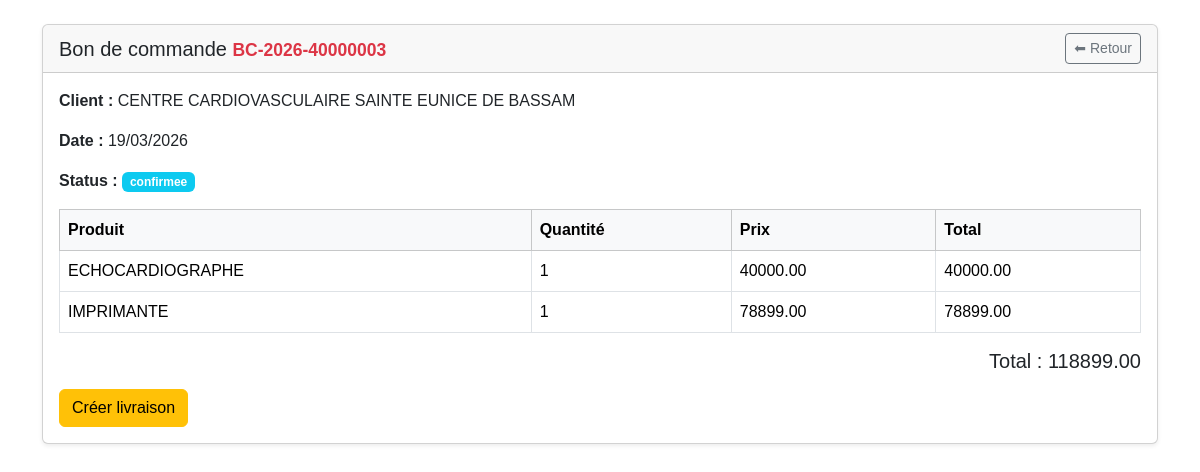
/bon-commande/3 (signed in), run on the app's committed database.
### models.py (models this page shows, shortened)
class BonCommande(db.Model):
    __tablename__ = "bon_commande"
    id = db.Column(db.Integer, primary_key=True)
    numero = db.Column(db.String(30), unique=True, nullable=False)
    date_creation = db.Column(db.DateTime, default=datetime.utcnow)
    total = db.Column(db.Numeric(12,2), default=0)
    status = db.Column(
        Enum(
            "brouillon",
            "confirmee",
            "livraison_partielle",
            "livree",
            "facturee",
            "annulee",
            name="status_commande"
        ),
        default="brouillon",
        nullable=False
    )
    client_id = db.Column(
        db.Integer,
        db.ForeignKey("client.id"),
        nullable=False
    )
    client = db.relationship(
        "Client",
        back_populates="bons_commande"
    )
    lignes = db.relationship(
        "LigneBonCommande",
        back_populates="bon",
        cascade="all, delete-orphan"
    )
    livraisons = db.relationship(
        "BonLivraison",
        back_populates="commande"
    )

class Client(db.Model):
    __tablename__ = "client"
    id = db.Column(db.Integer, primary_key=True)
    nom_client = db.Column(db.String(100), nullable=False)
    telephone = db.Column(db.String(30))
    adresse = db.Column(db.String(255), nullable=False)
    attn = db.Column(db.String(255))
    bons_commande = db.relationship(
        "BonCommande",
        back_populates="client",
        cascade="all, delete-orphan"
    )
    bons_livraison = db.relationship(
        "BonLivraison",
        back_populates="client"
    )

class LigneBonCommande(db.Model):
    __tablename__ = "ligne_bon_commande"
    id = db.Column(db.Integer, primary_key=True)
    bon_id = db.Column(
        db.Integer,
        db.ForeignKey("bon_commande.id"),
        nullable=False
    )
    produit_id = db.Column(
        db.Integer,
        db.ForeignKey("produit.id"),
        nullable=False
    )
    type_conditionnement = db.Column(
        db.Enum(
            TypeConditionnement,
            values_callable=lambda x: [e.value for e in x],
            name="typeconditionnement"
        ),
        nullable=False
    )
    quantite = db.Column(db.Integer, nullable=False)
    prix_unitaire = db.Column(db.Numeric(10,2), nullable=False)
    sous_total = db.Column(db.Numeric(12,2), nullable=False)
    livraisons = db.relationship(
        "LigneBonLivraison",
        back_populates="ligne_commande",
        cascade="all, delete-orphan"
    )
    bon = db.relationship(
        "BonCommande",
        back_populates="lignes"
    )
    produit = db.relationship(
        "Produit",
        back_populates="lignes_bon_commande"
    )

class Produit(db.Model):
    __tablename__ = "produit"
    id = db.Column(db.Integer, primary_key=True)
    nom_produit = db.Column(db.String(128), nullable=False, index=True)
    model = db.Column(db.String(128), index=True)
    marque = db.Column(db.String(128), index=True)
    code_produit = db.Column(db.String(256), unique=True, nullable=False)
    description = db.Column(db.Text)
    origine = db.Column(db.String(256))
    image = db.Column(db.String(255))
    stocks = db.relationship("Stock", backref="produit", lazy=True)
    lignes_bon_commande = db.relationship(
        "LigneBonCommande",
        back_populates="produit"
    )
    lignes_bon_livraison = db.relationship(
        "LigneBonLivraison",
        back_populates="produit"
    )
    lignes_achat = db.relationship(
        "LigneAchat",
        back_populates="produit",
        cascade="all, delete-orphan"
    )

### routes.py (the view)
@app.route("/bon-commande/<int:bon_id>")
@login_required
def details_bon_commande(bon_id):
    bon = BonCommande.query.get_or_404(bon_id)
    return render_template(
        "details_bon_commande.html",
        bon=bon
    )

### app.py (called while the page is built)
@app.after_request
def close_db_connection(response):
    try:
        db.session.close()
    except:
        pass
    return response

### routes.py (called while the page is built)
@app.after_request
def disable_cache(response):
    response.headers["Cache-Control"] = "no-store, no-cache, must-revalidate, private"
    response.headers["Pragma"] = "no-cache"
    response.headers["Expires"] = "0"
    return response

@login_manager.user_loader
def load_user(user_id):
    return User.query.get(int(user_id))

@app.context_processor
def utility_processor():
    def is_active(prefix):
        return request.endpoint and prefix in request.endpoint
    return dict(is_active=is_active)

### templates/details_bon_commande.html
{% extends "base_print.html" %}
{% block content %}
<div class="container mt-4">
<div class="card shadow-sm">
<div class="card-header d-flex justify-content-between align-items-center">
<h5 class="mb-0">
Bon de commande <strong class="text-danger small">{{ bon.numero }}</strong>
</h5>
<a href="{{ url_for('liste_bons_commandes') }}"
class="btn btn-outline-secondary btn-sm">
⬅ Retour
</a>
</div>
<div class="card-body">
<p>
<strong>Client :</strong>
{{ bon.client.nom_client }}
</p>
<p>
<strong>Date :</strong>
{{ bon.date_creation.strftime("%d/%m/%Y") }}
</p>
<p>
<strong>Status :</strong>
<span class="badge
{% if bon.status == 'livree' %}
bg-success
{% elif bon.status == 'livraison_partielle' %}
bg-warning
{% elif bon.status == 'annulee' %}
bg-danger
{% elif bon.status == 'confirmee' %}
bg-info
{% else %}
bg-secondary
{% endif %}
">
{{ bon.status }}
</span>
</p>
<table class="table table-bordered table-hover">
<thead class="table-light">
<tr>
<th>Produit</th>
<th>Quantité</th>
<th>Prix</th>
<th>Total</th>
</tr>
</thead>
<tbody>
{% for ligne in bon.lignes %}
<tr>
<td>{{ ligne.produit.nom_produit }}</td>
<td>{{ ligne.quantite }}</td>
<td>{{ ligne.prix_unitaire }}</td>
<td>{{ ligne.sous_total }}</td>
</tr>
{% endfor %}
</tbody>
</table>
<h5 class="text-end mt-3">
Total : {{ bon.total }}
</h5>
<div class="mt-3 d-flex gap-2">
<a href="{{ url_for('nouveau_bon_livraison', commande_id=bon.id) }}"
class="btn btn-warning">
Créer livraison
</a>
</div>
</div>
</div>
</div>
{% endblock %}

### static/style/styles.css (style rules this page uses)
html { height: 100%; }
body { margin: 0; font-family: Arial, sans-serif; }
.table td, .table th { white-space: nowrap; }

### data on the page
BonCommande: numero "BC-2026-40000003", date_creation "19/03/2026", status "confirmee", total "118899.00"
Client: client.nom_client "CENTRE CARDIOVASCULAIRE SAINTE EUNICE DE BASSAM"
LigneBonCommande: produit.nom_produit "ECHOCARDIOGRAPHE", quantite "1", prix_unitaire "40000.00", sous_total "40000.00"
LigneBonCommande: produit.nom_produit "IMPRIMANTE", quantite "1", prix_unitaire "78899.00", sous_total "78899.00"
